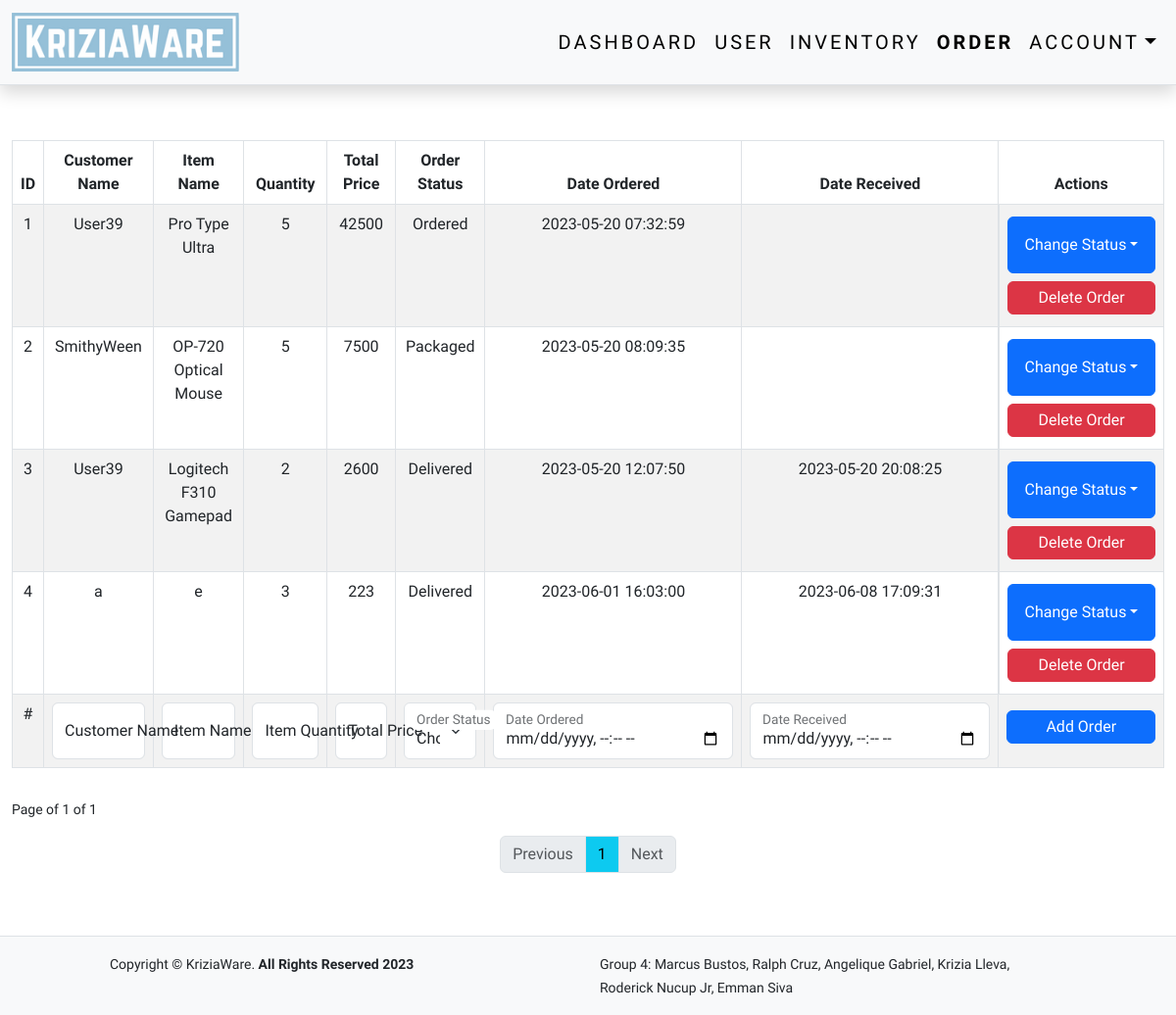
Page /order.php (signed in) on the committed database.
### tables this page shows
CREATE TABLE `tbl_order` (
  `o_id` int(11) NOT NULL,
  `o_cus` varchar(255) NOT NULL,
  `o_item` varchar(255) NOT NULL,
  `o_qty` int(11) NOT NULL,
  `o_total` int(11) NOT NULL,
  `o_status` tinyint(4) NOT NULL,
  `o_order` datetime DEFAULT NULL,
  `o_receive` datetime DEFAULT NULL
);

### order.php (the view, shortened to what this page needs)
<?php
$config = new config();
$con = $config->con();
$query = "SELECT * FROM `tbl_order`";
$count = $con->prepare($query);
$count->execute();
$rows = $count->rowCount();
$items = 10;
$pages = ceil($rows/$items);
if (!isset($_GET['page'])) {
	$page = 1;
} else {
	$page = $_GET['page'];
}
$start = ($page-1) * $items;
$sql = "SELECT * FROM `tbl_order` LIMIT $start, $items";
$data = $con->prepare($sql);
$data->execute();
$result = $data->fetchAll(PDO::FETCH_ASSOC);
?>
<!DOCTYPE html>
<html lang="en">
	<head>
		<link href="https://cdn.jsdelivr.net/npm/bootstrap@5.3.0/dist/css/bootstrap.min.css" rel="stylesheet">
		<link rel="stylesheet" type="text/css" href="./resource/css/main.css">
	</head>
	<body>
		<header>
			<nav class="navbar navbar-expand-lg bg-body-tertiary border-bottom shadow">
				<div class="container-fluid">
					<a class="navbar-brand" href="dashboard.php">
						<img class="logo-img img-fluid" src="./resource/img/logo.png" alt="LOGO">
					</a>
					<div class="collapse navbar-collapse" id="navStuff">
						<ul class="navList navbar-nav ms-auto">
							<li class="nav-item">
								<a class="nav-link link-body-emphasis" href="dashboard.php">Dashboard</a>
							</li>
							<li class="nav-item">
								<a class="nav-link link-body-emphasis" href="user.php">User</a>
							</li>
							<li class="nav-item">
								<a class="nav-link link-body-emphasis" href="inventory.php">Inventory</a>
							</li>
							<li class="nav-item">
								<a class="nav-link link-body-emphasis fw-bolder" href="order.php">Order</a>
							</li>
							<li class="nav-item dropdown">
								<button class="acc_btn nav-link link-body-emphasis dropdown-toggle" type="button" data-bs-toggle="dropdown" data-bs-auto-close="outside" aria-expanded="false">Account</button>
							</li>
						</ul>
					</div>
				</div>
			</nav>
		</header>
		<div class="container pt-2">
		</div>
		<section class="tbl-cont bg-body py-5">
			<div class="container-fluid h-100">
				<div class="row d-flex justify-content-center align-items-center h-100">
					<div class="col-6 col-md-8 col-lg-6 col-xl-5 w-100 table-responsive">
						<table class="table table-striped table-bordered">
							<thead>
								<tr class="text-center">
									<th>ID</th>
									<th>Customer Name</th>
									<th>Item Name</th>
									<th>Quantity</th>
									<th>Total Price</th>
									<th>Order Status</th>
									<th>Date Ordered</th>
									<th>Date Received</th>
									<th>Actions</th>
								</tr>
							</thead>
							<tbody>
								<?php
								foreach ($result as $data) {
									echo '
									<tr class="text-center">
										<td>'.$data['o_id'].'</td>
										<td>'.$data['o_cus'].'</td>
										<td>'.$data['o_item'].'</td>
										<td>'.$data['o_qty'].'</td>
										<td>'.$data['o_total'].'</td>
									';
									OrdStatus($data['o_status']);
									echo '
									<td>'.$data['o_order'].'</td>
									<td>'.$data['o_receive'].'</td>
									';
									OrdEdit($data['o_status'],$data['o_id']);
									echo '</tr>';
								}
								?>
								<tr class="ins-form text-center">
									<form method="post">
										<td>#</td>
										<td>
											<div class="form-floating">
												<input class="form-control" type="text" name="ocn_box" placeholder="Customer Name" id="ord_input1" required>
												<label for="ord_input1">Customer Name</label>
											</div>
										</td>
										<td>
											<div class="form-floating">
												<input class="form-control" type="text" name="oin_box" placeholder="Item Name" id="ord_input2" required>
												<label for="ord_input2">Item Name</label>
											</div>
										</td>
										<td>
											<div class="form-floating">
												<input class="form-control" type="number" name="oiq_box" placeholder="Item Quantity" id="ord_input3" required>
												<label for="ord_input3">Item Quantity</label>
											</div>
										</td>
										<td>
											<div class="form-floating">
												<input class="form-control" type="number" name="otp_box" placeholder="Total Price" id="ord_input4" required>
												<label for="ord_input4">Total Price</label>
											</div>
										</td>
										<td>
											<div class="form-floating">
												<select class="form-select" name="oos_box" id="ord_input5" required>
													<option value="" disabled selected>Choose a status</option>
												</select>
												<label for="ord_input5">Order Status</label>
											</div>
										</td>
										<td>
											<div class="form-floating">
												<input class="form-control" type="datetime-local" name="odo_box" placeholder="Date Ordered" id="ord_input6" required>
												<label for="ord_input6">Date Ordered</label>
											</div>
										</td>
										<td>
											<div class="form-floating">
												<input class="form-control" type="datetime-local" name="odr_box" placeholder="Date Received" id="ord_input7" required>
												<label for="ord_input7">Date Received</label>
											</div>
										</td>
										<td class="text-center">
											<input class="btn btn-primary w-100 p-1 my-2" type="submit" name="ord_add" value="Add Order">
										</td>
									</form>
								</tr>
							</tbody>
						</table>
					</div>
					<?php
					echo '
					<small class="my-3">Page of '.$page.' of '.$pages.'</small>
					<nav class="d-flex justify-content-center align-content-center">
						<ul class="pagination">
					';
					echo PrevPage($page);
					for ($i = 1;$i <= $pages;$i++) {
						if ($i == $page) {
							echo '<li class="page-item"><a class="page-link bg-info link-body-emphasis" href="?page='.$i.'">'.$i.'</a></li>';
						} else {
							echo '<li class="page-item"><a class="page-link link-body-emphasis" href="?page='.$i.'">'.$i.'</a></li>';
						}
					}
					echo NextPage($page,$pages);
					echo '
						</ul>
					</nav>
					';
					?>
				</div>
			</div>
		</section>
		<footer>
			<div class="container-fluid bg-body-tertiary border-top py-3">
				<div class="row d-flex justify-content-center align-content-center">
					<div class="col-sm-6 col-md-4 col-lg-5">
						<small class="copyright">Copyright &copy; KriziaWare. <strong>All Rights Reserved 2023</strong></small>
					</div>
					<div class="col-sm-6 col-md-4 col-lg-5">
						<small class="membs">Group 4: Marcus Bustos, Ralph Cruz, Angelique Gabriel, Krizia Lleva, Roderick Nucup Jr, Emman Siva</small>
					</div>
				</div>
			</div>
		</footer>
	</body>
</html>

### resource/php/function.php (shortened to what this page needs)
<?php
function PrevPage($page) {
	if ($page == 1) {
		echo '<li class="page-item disabled"><a class="page-link" href="#">Previous</a></li>';
	} else {
		echo '<li class="page-item"><a class="page-link link-body-emphasis" href="?page='.($page-1).'">Previous</a></li>';
	}
}
function NextPage($page,$pages) {
	if ($page == $pages) {
		echo '<li class="page-item disabled"><a class="page-link" href="#">Next</a></li>';
	} else {
		echo '<li class="page-item"><a class="page-link link-body-emphasis" href="?page='.($page+1).'">Next</a></li>';
	}
}
function OrdEdit($status, $id) {
	echo '
	<td class="d-flex flex-column">
		<div class="dropdown">
			<a class="btn btn-primary p-3 w-100 my-1 dropdown-toggle" href="#" role="button" data-bs-toggle="dropdown" aria-expanded="false">Change Status</a>
			<ul class="dropdown-menu">
	';
	echo '
			</ul>
		</div>
		<a class="btn btn-danger p-1 w-100 my-1" href="?delOrd='.$id.'">Delete Order</a>
	</td>
	';
}
function OrdStatus($status) {
	if ($status == 1) {
		echo '<td>Ordered</td>';
	} elseif ($status == 2) {
		echo '<td>Packaged</td>';
	} elseif ($status == 3) {
		echo '<td>Shipped</td>';
	} elseif ($status == 4) {
		echo '<td>In Transit</td>';
	} else {
		echo '<td>Delivered</td>';
	}
}
?>

### resource/css/main.css (style rules this page uses)
* { margin: 0; padding: 0; box-sizing: border-box; }
html { text-rendering: optimizeLegibility; scroll-behavior: smooth; }
body { font-family: "Roboto", sans-serif; font-size: 16px; min-height: 100vh; }
header { min-height: 5vh; }
.logo-img { height: 3em; width: auto; }
.navList, .acc_btn { font-size: 1.25rem; text-transform: uppercase; letter-spacing: 3px; }
footer { min-height: 5vh; }
.tbl-cont { min-height: 100vh; }
.tbl-cont td { font-size: 1rem; }

### rows in the picture
tbl_order: o_id "1", o_cus "User39", o_item "Pro Type Ultra", o_qty "5", o_total "42500", o_status "Ordered", o_order "2023-05-20 07:32:59"
tbl_order: o_id "2", o_cus "SmithyWeen", o_item "OP-720 Optical Mouse", o_qty "5", o_total "7500", o_status "Packaged", o_order "2023-05-20 08:09:35"
tbl_order: o_id "3", o_cus "User39", o_item "Logitech F310 Gamepad", o_qty "2", o_total "2600", o_status "Delivered", o_order "2023-05-20 12:07:50", o_receive "2023-05-20 20:08:25"
tbl_order: o_id "4", o_cus "a", o_item "e", o_qty "3", o_total "223", o_status "Delivered", o_order "2023-06-01 16:03:00", o_receive "2023-06-08 17:09:31"

### other values in the picture
$page "1"
$pages "1"
